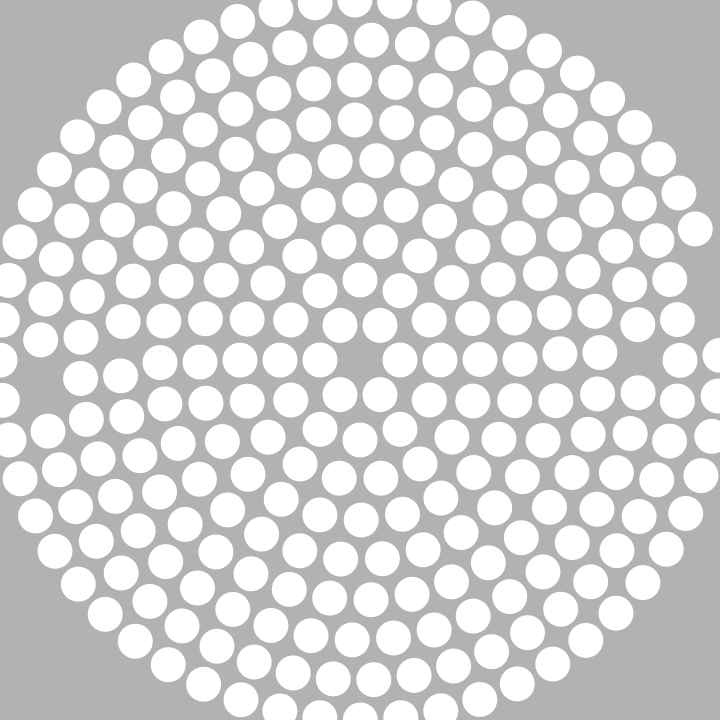
Frame 1 (no input)
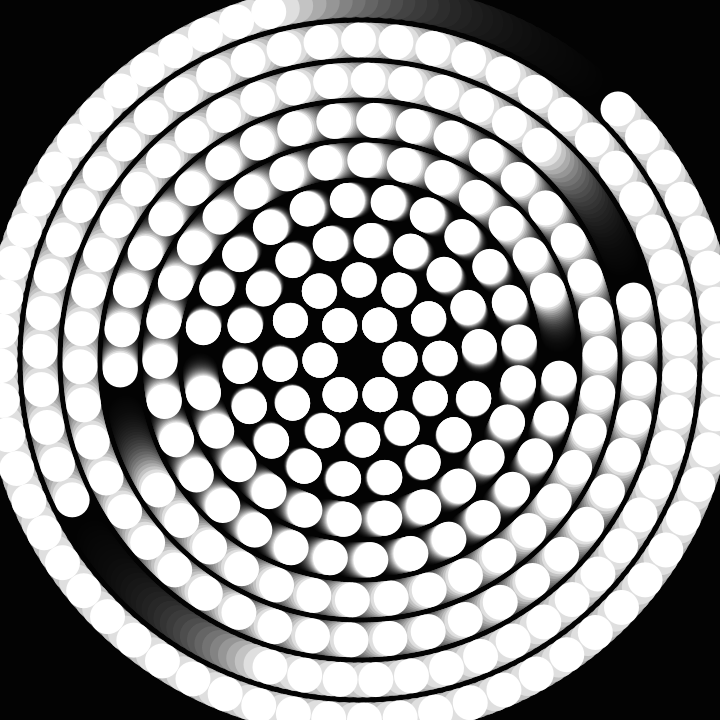
Frame 60 (the mouse pressed at the canvas centre just before this capture)
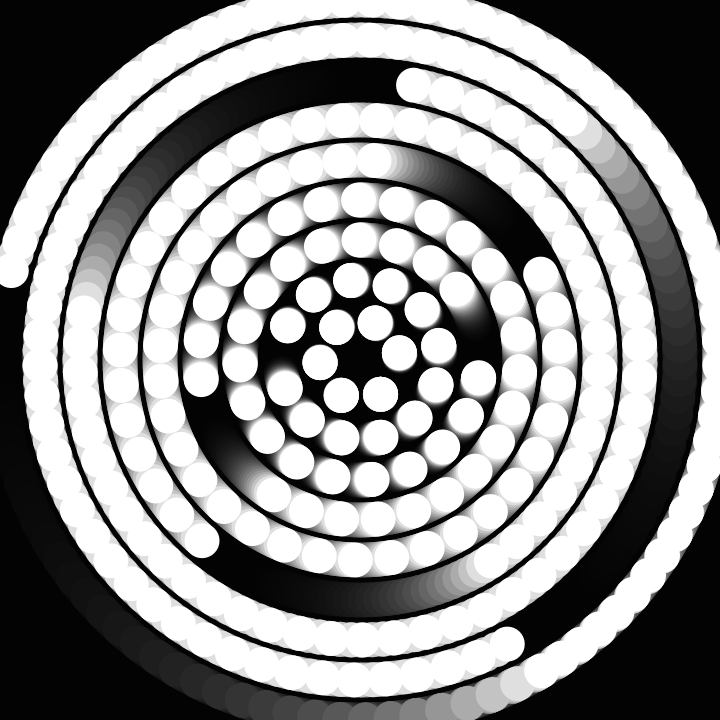
Frame 120 (the mouse held since frame 60 and released just before this capture)

The Processing sketch that drew these frames (run headless with seeded random() and noise(); from frame 60 on, the mouse is pressed at the canvas centre):

// Processing sketch: sketch_952020_SpinningCircles
// ── sketch_952020_SpinningCircles.pde
float t,i,R,M,N;
void setup(){size(720,720);noStroke();}
void draw(){
 fill(0,32);
 square(0,0,721);
 fill(255);
 t+=.003;M=1;N=1;
 for(i=1;i<271;i++){
  circle(cos(R=i*TAU/(i>M*6?(M+=++N)*0+N*6:N*6)*(1-pow(sin(i/N/90+t),4)))*N*40+360,sin(R)*N*40+360,35);
 }
}
